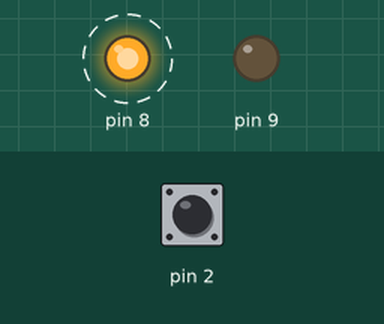
Recording of a sketch running on a simulated Arduino Uno, built with avr-gcc and run on an emulated ATmega328P. Shown: output pins drawn as LEDs (lit = HIGH). Dashed ring = blinking. Inputs (shaded band) come from the test bench; at power-on: pin 2 HIGH.

Above: at 4.25 s.
5.1 s: pin 2 pulled LOW for 0.15 s
At 6.25 s:
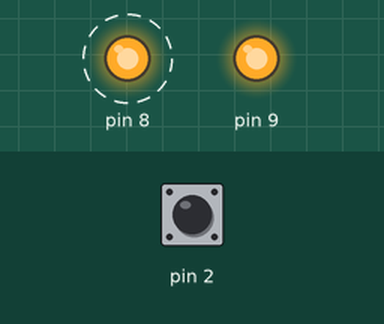
8.1 s: pin 2 pulled LOW for 1 s
At 9.9 s:
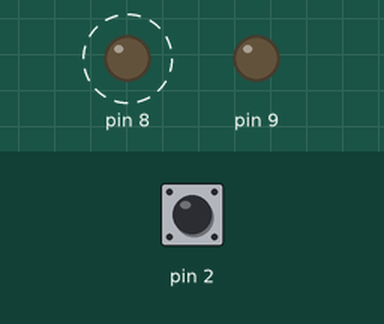
12.0 s: pin 2 pulled LOW for 3.2 s
At 15.75 s:
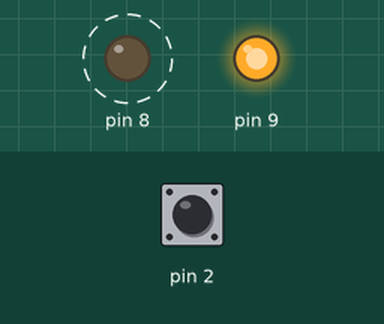
Timing chart, 0 to 22.7 s (numbered marks = the images above; inputs shaded):
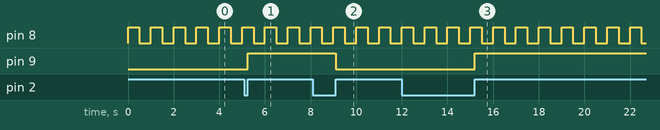

The sketch:

Interrupt.ino
```cpp
// void setup() {
//   // put your setup code here, to run once:
//   pinMode(1, INPUT_PULLUP);
//   pinMode(8, OUTPUT);
//   pinMode(9, OUTPUT);

//   attachInterrupt(0, toggle, FALLING);

// }

// void toggle(){
//   digitalWrite(8, !digitalRead(8));
// }

// void loop() {
//   // put your main code here, to run repeatedly:
//   digitalWrite(9, !digitalRead(9));
//   delay(500);
// }
// //1310 bytes


#include <avr/io.h>
#include <util/delay.h>
#include <avr/interrupt.h>

#define F_CPU 16000000UL

#define set_bit(reg, bit_num) (reg |= (1 << bit_num))
#define clear_bit(reg, bit_num) (reg &= ~(1<< bit_num))

ISR(INT0_vect){
  PINB = (1<<PORTB1);
}

int main(void) {
  //Config output
  DDRB |= ((1<<PORTB0) | (1<<PORTB1));
  DDRD |= 0X00;
  PORTB &= ~(0X03);
  PORTD |= 0X0C;
  //Config interrupt
  EICRA |= ((1<<ISC01) | (1<<ISC00)); //Detect RISING edge
  EIMSK |= (1<<INT0); //Allow ISR on INT0


    //Port interrupt

  SREG |= (0X80); //ENABLE GLOBAL INTERRUPT

  while (1) {
    set_bit(PORTB, PORTB0);
    _delay_ms(500);
    clear_bit(PORTB, PORTB0);
    _delay_ms(500);
  }
  return 0;
}
//242bytes
```

Measured:
- after the input at 5.1 s, pin 9: LOW → HIGH after 0.15 s
- after the input at 8.1 s, pin 9: HIGH → LOW after 1.0 s
- after the input at 12.0 s, pin 9: LOW → HIGH after 3.2 s
- by itself, pin 8: alternates HIGH for 0.50 s and LOW for 0.50 s
